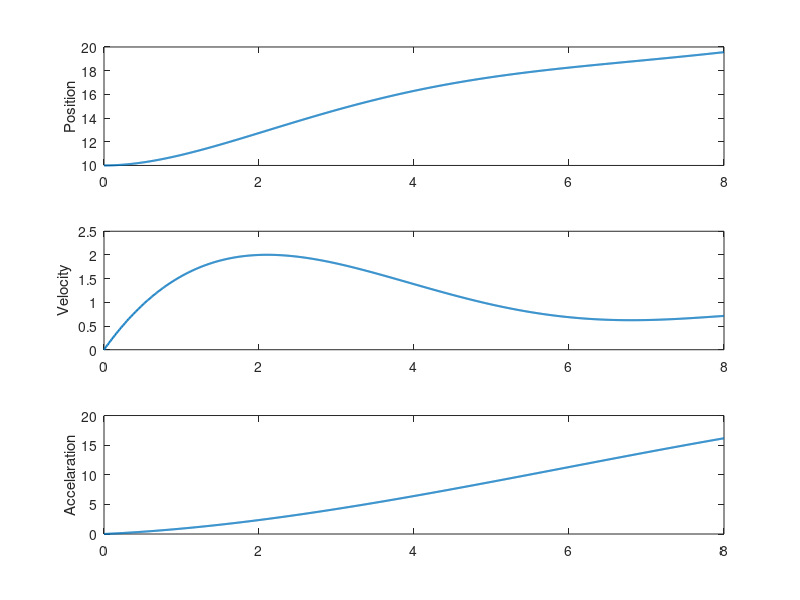

MATLAB code to generate this figure:
%Example 2.1
clear;clc;

a0 = 10;
a1 = 0.0;
a2 = 1.1462;
a3 = -0.2806;
a4 = 0.0267;
a5 = -0.0009;
ts = 0.0;
qs = 10;                      %start pos
T = 8;                        % time interval

fprintf('a0 = %f\n',a0);
fprintf('a1 = %f\n',a1);
fprintf('a2 = %f\n',a2);
fprintf('a3 = %f\n',a3);
fprintf('a4 = %f\n',a4);
fprintf('a5 = %f\n',a5);
fprintf('ts = %f\n',ts);
fprintf('qs = %f\n',qs);

x=linspace(0,T,1000);
y=[];
dy = [];
ddy = [];
dddy = [];

for t = x;
        q_ = qs + a1 * (t - ts) + a2 *(t - ts)^2 + a3 *(t - ts)^3 + a4 *(t - ts)^4 + a5 *(t - ts)^5;
        y = [y,q_];
        
        q_d = a1  + 2*a2*(t - ts) + 3 * a3 *(t - ts)^2 + 4 * a4 *(t - ts)^3 + 5 * a5 *(t - ts)^4;
        dy = [dy,q_d];
        
        q_dd =  2 * a2 * t + 6 * a3 *(t - ts) + 12 * a4 * (t - ts)^2 + 20 * a5 *(t - ts)^3;
        ddy = [ddy,q_dd];
 
end

%plot fig 2.1
subplot(3,1,1);
plot(x,y,'linewidth',1.5);
ylabel('Position')

subplot(3,1,2);
plot(x,dy,'linewidth',1.5);
ylabel('Velocity')

subplot(3,1,3);
plot(x,ddy,'linewidth',1.5);
ylabel('Accelaration')


        
        
